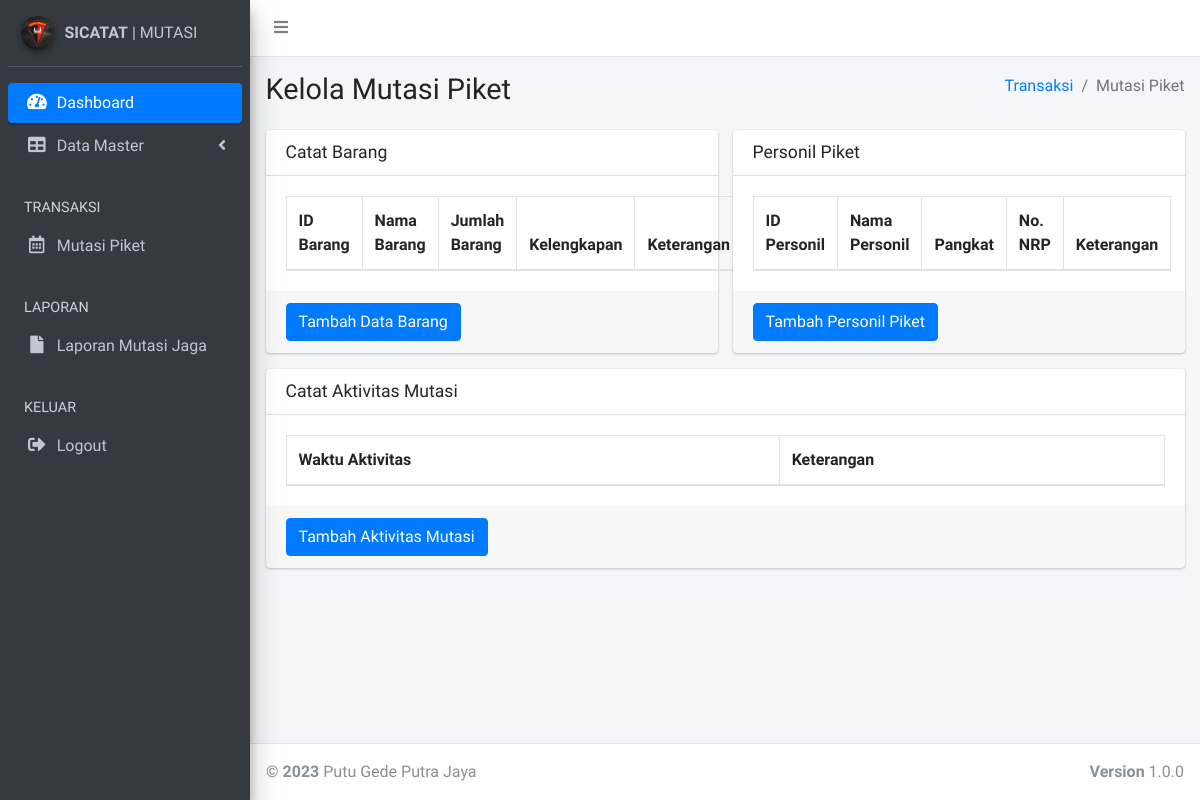
/detil_mutasijaga.php?id=10 (signed in), run on an earlier commit of the app's database.
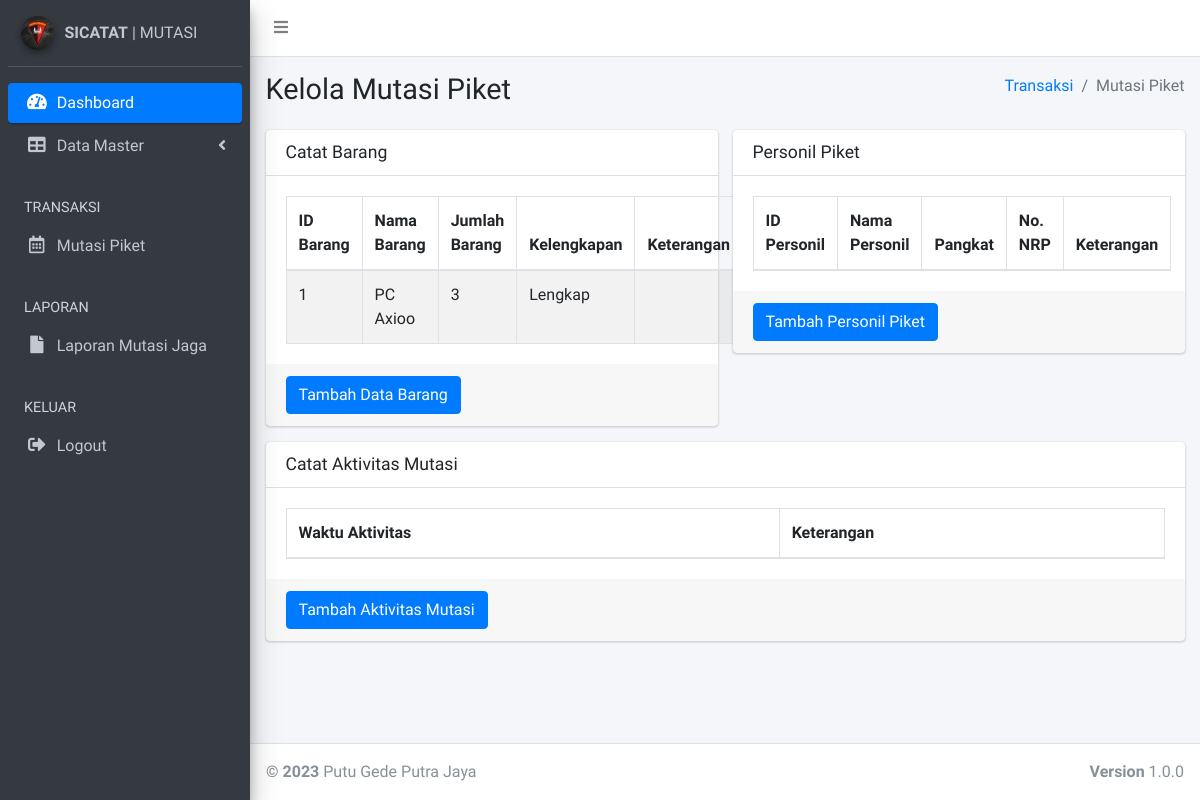
And on a later commit of the database.
### tables this page shows
CREATE TABLE `tb_detil_mutasi_barang` (
  `id_mutasi_jaga` int NOT NULL,
  `id_barang` int NOT NULL,
  `kelengkapan` varchar(20) DEFAULT NULL,
  `keterangan` text,
  PRIMARY KEY (`id_mutasi_jaga`,`id_barang`)
);

CREATE TABLE `tb_barang` (
  `id_barang` int NOT NULL AUTO_INCREMENT,
  `nama_barang` varchar(1024) DEFAULT NULL,
  `jml_barang` varchar(1024) DEFAULT NULL,
  `status_brg` smallint DEFAULT NULL,
  PRIMARY KEY (`id_barang`)
);

### detil_mutasijaga.php (the view, shortened to what the changed rows need)
<?php
    include "koneksi.php";
$idmutasi=$_GET['id'];
?>
<!DOCTYPE html>
<html>
<head>
  <link rel="stylesheet" href="plugins/fontawesome-free/css/all.min.css">
  <link rel="stylesheet" href="https://code.ionicframework.com/ionicons/2.0.1/css/ionicons.min.css">
  <link rel="stylesheet" href="plugins/datatables-bs4/css/dataTables.bootstrap4.css">
  <link rel="stylesheet" href="dist/css/adminlte.min.css">
</head>
<body class="hold-transition sidebar-mini">
<div class="wrapper">
  <div class="content-wrapper">
    <section class="content-header">
      <div class="container-fluid">
        <div class="row mb-2">
          <div class="col-sm-6">
            <h1>Kelola Mutasi Piket</h1>
          </div>
        </div>
      </div>
    </section>
    <section class="content">
      <div class="container-fluid">
        <div class="row">
          <div class="col-md-6">
            <div class="card card-primary">
                <div class="card-body">
                <table class="table table-bordered table-striped">
                <thead>
                <tr>
                  <th>ID Barang</th>
                  <th>Nama Barang</th>
                  <th>Jumlah Barang</th>
                  <th>Kelengkapan</th>
                  <th>Keterangan</th>
                </tr>
                </thead>
                <tbody>
          <?php
          $query = mysqli_query($conn,"SELECT `tb_detil_mutasi_barang`.*, tb_barang.nama_barang, tb_barang.jml_barang
                                      FROM `tb_detil_mutasi_barang`,tb_barang
                                      WHERE `tb_detil_mutasi_barang`.id_barang=tb_barang.id_barang AND id_mutasi_jaga='$idmutasi'");
          while ($data = mysqli_fetch_assoc($query))
          {
          ?>
            <tr>
              <td><?php echo $data['id_barang']; ?></td>
              <td><?php echo $data['nama_barang']; ?></td>
              <td><?php echo $data['jml_barang']; ?></td>
              <td><?php echo $data['kelengkapan']; ?></td>
              <td><?php echo $data['keterangan']; ?></td>
            </tr>
          <?php
          }
          ?>
        </tbody>
              </table>
                </div>
            </div>
          </div>
          <div class="col-md-6">
            <div class="card card-warning">
              <div class="card-body">
              <table class="table table-bordered table-striped">
                <thead>
                <tr>
                  <th>ID Personil</th>
                  <th>Nama Personil</th>
                  <th>Pangkat</th>
                  <th>No. NRP</th>
                  <th>Keterangan</th>
                </tr>
                </thead>
              </table>
              </div>
            </div>
          </div>
          <div class="col-md-12">
            <div class="card card-primary">
                <div class="card-body">
              <table class="table table-bordered table-striped">
                <thead>
                <tr>
                  <th>Waktu Aktivitas</th>
                  <th>Keterangan</th>
                </tr>
                </thead>
              </table>
                </div>
            </div>
          </div>
        </div>
      </div>
    </section>
  </div>
</div>
</body>
</html>

What changed in the data, as far as the page shows it:
added tb_detil_mutasi_barang: id_barang "1", id_barang.nama_barang "PC Axioo", id_barang.jml_barang "3", kelengkapan "Lengkap"
